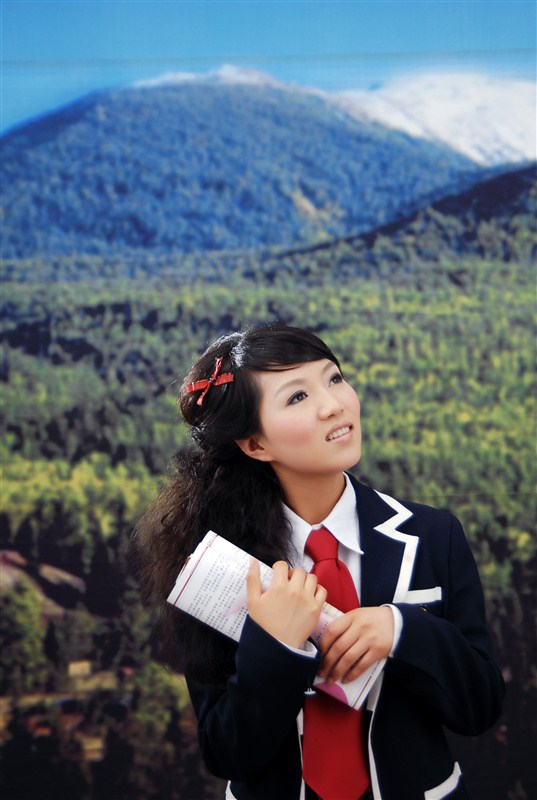
%> input picture Shafley/matlab/learn-test/psu.jpg, 537 x 800 px
$ octave false_color.m   (GNU Octave 9; MATLAB toolbox functions it lacks are replaced by stand-ins)
%> lines starting %> are read from the running program, lines starting %| are printed output that depends on the picture
%假色彩增强处理
rgb=imread('psu.jpg');
%> rgb is the input picture: size 800x537x3 uint8; mean R, G, B 84.4, 96.8, 108.6
subplot(121);imshow(rgb);   %显示该真彩图
f_rgb(:,:,1)=rgb(:,:,3);    %将蓝色分量变为红色分量
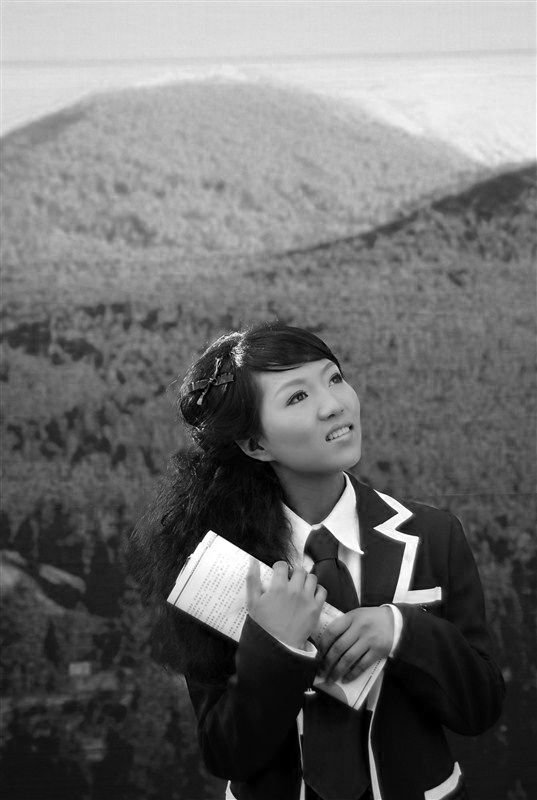
%> f_rgb: size 800x537 uint8; min 0, max 255, mean 108.6
f_rgb(:,:,2)=rgb(:,:,1);    %将红色分量变为绿色分量
f_rgb(:,:,3)=rgb(:,:,2);    %将绿色分量变为蓝色分量
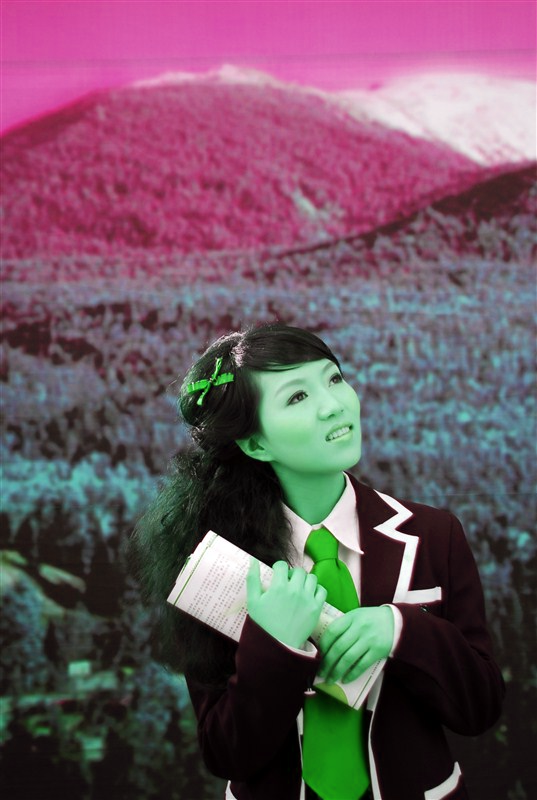
%> f_rgb: size 800x537x3 uint8; mean R, G, B 108.6, 84.4, 96.8
subplot(122);imshow(f_rgb);   %显示假色彩处理后的图
